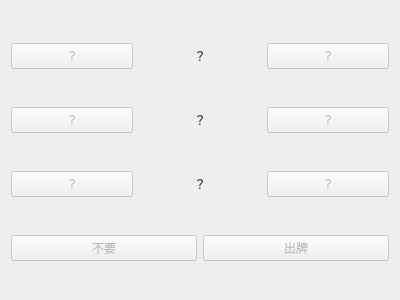
<?xml version="1.0" encoding="UTF-8"?>
<ui version="4.0">
 <class>Game</class>
 <widget class="QWidget" name="Game">
  <property name="geometry">
   <rect>
    <x>0</x>
    <y>0</y>
    <width>400</width>
    <height>300</height>
   </rect>
  </property>
  <property name="windowTitle">
   <string>斗地主</string>
  </property>
  <layout class="QVBoxLayout" name="verticalLayout">
   <item>
    <spacer name="spacer0">
     <property name="orientation">
      <enum>Qt::Vertical</enum>
     </property>
    </spacer>
   </item>
   <item>
    <layout class="QHBoxLayout" name="landlordContainer0">
     <item>
      <widget class="QPushButton" name="positive0">
       <property name="enabled">
        <bool>false</bool>
       </property>
       <property name="text">
        <string>？</string>
       </property>
      </widget>
     </item>
     <item>
      <widget class="QLabel" name="status0">
       <property name="text">
        <string>？</string>
       </property>
       <property name="alignment">
        <set>Qt::AlignCenter</set>
       </property>
      </widget>
     </item>
     <item>
      <widget class="QPushButton" name="negative0">
       <property name="enabled">
        <bool>false</bool>
       </property>
       <property name="text">
        <string>？</string>
       </property>
      </widget>
     </item>
    </layout>
   </item>
   <item>
    <spacer name="spacer1">
     <property name="orientation">
      <enum>Qt::Vertical</enum>
     </property>
    </spacer>
   </item>
   <item>
    <layout class="QHBoxLayout" name="landlordContainer1">
     <item>
      <widget class="QPushButton" name="positive1">
       <property name="enabled">
        <bool>false</bool>
       </property>
       <property name="text">
        <string>？</string>
       </property>
      </widget>
     </item>
     <item>
      <widget class="QLabel" name="status1">
       <property name="text">
        <string>？</string>
       </property>
       <property name="alignment">
        <set>Qt::AlignCenter</set>
       </property>
      </widget>
     </item>
     <item>
      <widget class="QPushButton" name="negative1">
       <property name="enabled">
        <bool>false</bool>
       </property>
       <property name="text">
        <string>？</string>
       </property>
      </widget>
     </item>
    </layout>
   </item>
   <item>
    <spacer name="spacer2">
     <property name="orientation">
      <enum>Qt::Vertical</enum>
     </property>
    </spacer>
   </item>
   <item>
    <layout class="QHBoxLayout" name="landlordContainer2">
     <item>
      <widget class="QPushButton" name="positive2">
       <property name="enabled">
        <bool>false</bool>
       </property>
       <property name="text">
        <string>？</string>
       </property>
      </widget>
     </item>
     <item>
      <widget class="QLabel" name="status2">
       <property name="text">
        <string>？</string>
       </property>
       <property name="alignment">
        <set>Qt::AlignCenter</set>
       </property>
      </widget>
     </item>
     <item>
      <widget class="QPushButton" name="negative2">
       <property name="enabled">
        <bool>false</bool>
       </property>
       <property name="text">
        <string>？</string>
       </property>
      </widget>
     </item>
    </layout>
   </item>
   <item>
    <spacer name="spacer3">
     <property name="orientation">
      <enum>Qt::Vertical</enum>
     </property>
    </spacer>
   </item>
   <item>
    <layout class="QHBoxLayout" name="actionContainer">
     <item>
      <widget class="QPushButton" name="negativeAction">
       <property name="enabled">
        <bool>false</bool>
       </property>
       <property name="text">
        <string>不要</string>
       </property>
      </widget>
     </item>
     <item>
      <widget class="QPushButton" name="positiveAction">
       <property name="enabled">
        <bool>false</bool>
       </property>
       <property name="text">
        <string>出牌</string>
       </property>
      </widget>
     </item>
    </layout>
   </item>
   <item>
    <layout class="QHBoxLayout" name="cardContainer"/>
   </item>
  </layout>
 </widget>
 <resources/>
 <connections/>
</ui>
